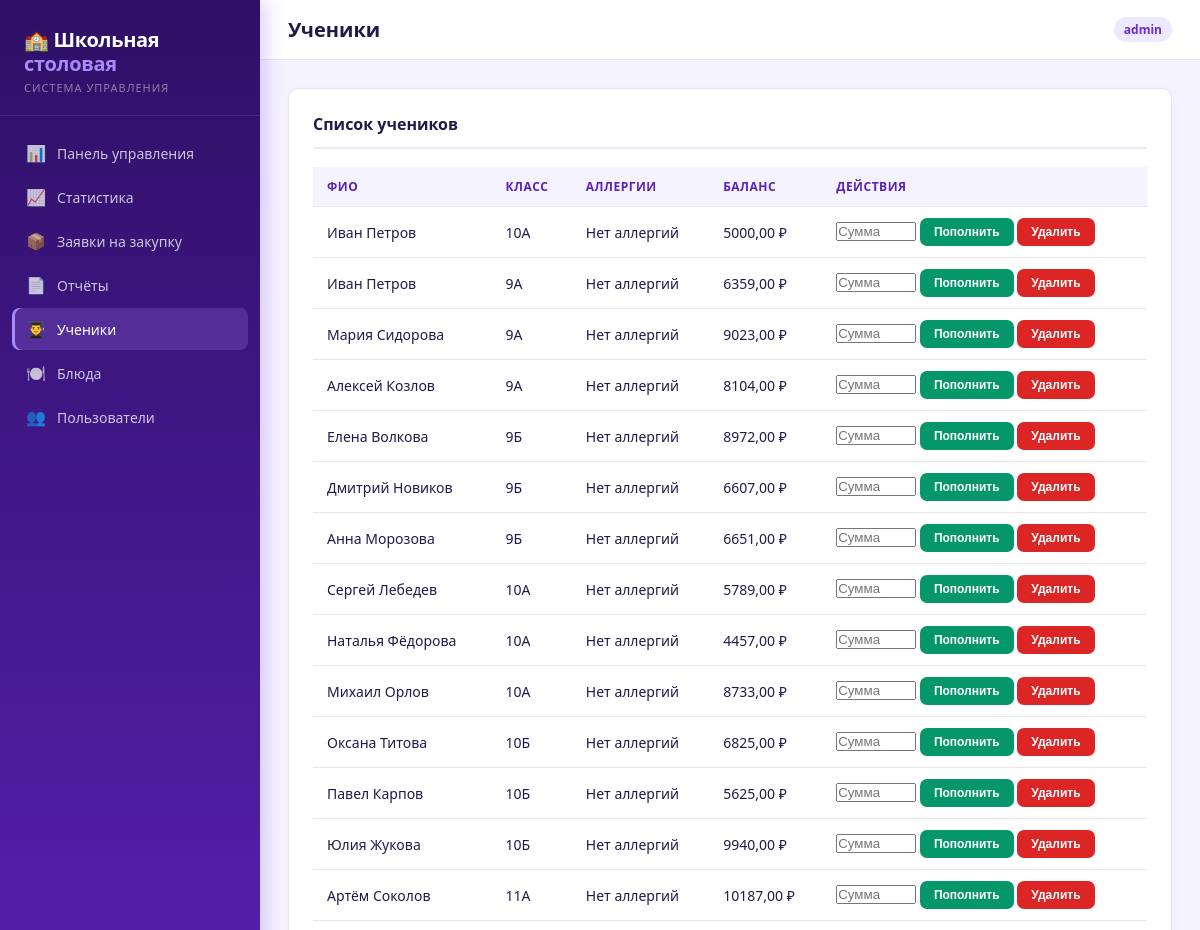
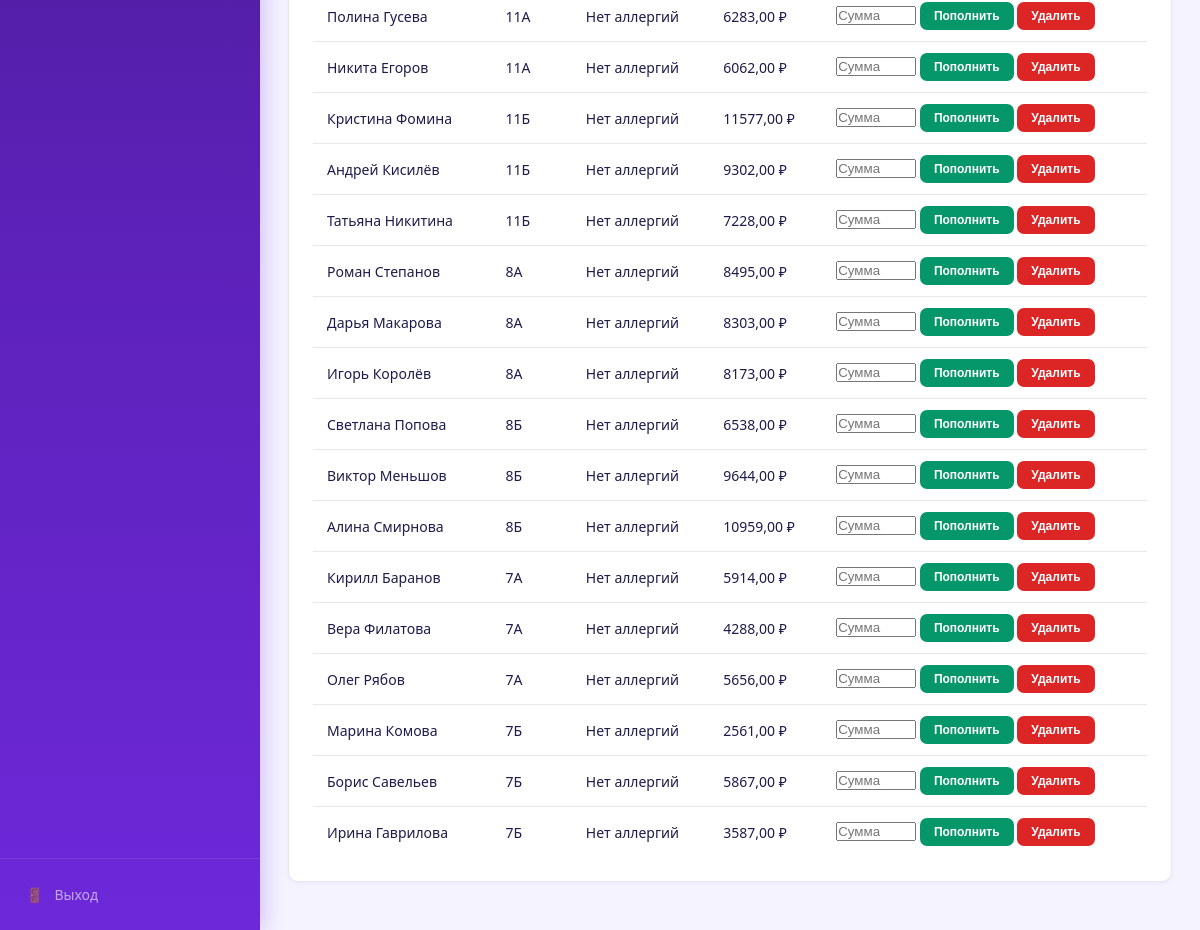
The app's page /students/ (signed in) with its own data (2 pictures, top to bottom).
### canteen/models.py (models this page shows, shortened)
class StudentProfile(models.Model):
    ALLERGY_CHOICES = [
        ('none', 'Нет аллергий'),
        ('milk', 'Молочные продукты'),
        ('gluten', 'Глютен'),
        ('nuts', 'Орехи'),
        ('eggs', 'Яйца'),
        ('fish', 'Рыба'),
        ('other', 'Другое'),
    ]
    user = models.OneToOneField(User, on_delete=models.CASCADE, verbose_name='Пользователь')
    class_name = models.CharField('Класс', max_length=10)
    allergies = models.CharField('Аллергии', max_length=20, choices=ALLERGY_CHOICES, default='none')
    other_allergies = models.TextField('Другие аллергии', blank=True)
    dietary_preferences = models.TextField('Пищевые предпочтения', blank=True)
    balance = models.DecimalField('Баланс', max_digits=10, decimal_places=2, default=0)
    class Meta:
        verbose_name = 'Профиль ученика'
        verbose_name_plural = 'Профили учеников'

### canteen/views.py (the view, shortened to what this page needs)
# urls.py: path('students/', views.admin_students, name='admin_students'),
@login_required
@user_passes_test(is_admin)
def admin_students(request):
    students = StudentProfile.objects.select_related('user').all()
    return render(request, 'canteen/admin/students.html', {'students': students})

### canteen/views.py (called while the page is built)
def is_admin(user):
    return user.is_superuser or user.is_staff

### canteen/templates/canteen/admin/students.html (shortened to what this page needs)
{% extends 'canteen/base.html' %}
{% block title %}Ученики{% endblock %}
{% block content %}
<div class="card">
    <h2>Список учеников</h2>
    <table>
        <thead><tr><th>ФИО</th><th>Класс</th><th>Аллергии</th><th>Баланс</th><th>Действия</th></tr></thead>
        <tbody>
            {% for student in students %}
            <tr>
                <td>{{ student.user.get_full_name|default:student.user.username }}</td>
                <td>{{ student.class_name }}</td>
                <td>{{ student.get_allergies_display }}</td>
                <td>{{ student.balance }} ₽</td>
                <td>
                    <form method="post" style="display:inline">
                        <input type="number" name="amount" step="100" placeholder="Сумма" style="width:80px" required>
                        <button type="submit" name="action" value="add_balance" class="btn btn-success" style="font-size:12px">Пополнить</button>
                        <button type="submit" name="action" value="delete" class="btn btn-danger" style="font-size:12px" onclick="return confirm('Удалить?')">Удалить</button>
                    </form>
                </td>
            </tr>
            {% empty %}
            <tr><td colspan="5">Нет учеников</td></tr>
            {% endfor %}
        </tbody>
    </table>
</div>
{% endblock %}

### canteen/templates/canteen/base.html (shortened to what this page needs)
<!DOCTYPE html>
<html lang="ru">
<head>
</head>
<body>
    <aside class="sidebar">
        <div class="sidebar-brand">
            <div class="logo">🏫 Школьная<span> столовая</span></div>
            <div class="subtitle">Система управления</div>
        </div>
        <nav class="sidebar-nav">
            <a href="/dashboard/"  {% if request.path == '/dashboard/'         %}class="active"{% endif %}><span class="icon">📊</span>Панель управления</a>
            <a href="/statistics/" {% if request.path == '/statistics/'         %}class="active"{% endif %}><span class="icon">📈</span>Статистика</a>
            <a href="/purchase-requests/" {% if request.path == '/purchase-requests/' %}class="active"{% endif %}><span class="icon">📦</span>Заявки на закупку</a>
            <a href="/reports/"    {% if request.path == '/reports/'            %}class="active"{% endif %}><span class="icon">📄</span>Отчёты</a>
            <a href="/students/"   {% if request.path == '/students/'           %}class="active"{% endif %}><span class="icon">👨‍🎓</span>Ученики</a>
            <a href="/dishes/"     {% if request.path == '/dishes/'             %}class="active"{% endif %}><span class="icon">🍽️</span>Блюда</a>
            <a href="/users/"      {% if request.path == '/users/'              %}class="active"{% endif %}><span class="icon">👥</span>Пользователи</a>
        </nav>
        <div class="sidebar-footer">
            <a href="/logout/"><span class="icon">🚪</span>Выход</a>
        </div>
    </aside>
    <div class="main">
        <div class="topbar">
            <h1>{% block title %}Панель управления{% endblock %}</h1>
            {% if user.is_authenticated %}
            <span class="badge">{{ user.username }}</span>
            {% endif %}
        </div>
        <div class="page-content">
            {% block content %}{% endblock %}
        </div>
    </div>
</body>
</html>

### canteen/templates/canteen/base.html (style rules this page uses)
*, *::before, *::after { margin: 0; padding: 0; box-sizing: border-box; }
:root { --purple-950: #2e1065; --purple-900: #4a1d96; --purple-800: #5b21b6; --purple-700: #6d28d9; --purple-600: #7c3aed; --purple-500: #8b5cf6; --purple-400: #a78bfa; --purple-200: #ddd6fe; --purple-100: #ede9fe; --purple-50: #f5f3ff; --bg: #f5f3ff; --card-bg: #ffffff; --text: #1e1b4b; --text-muted: #6b7280; --border: #e5e7eb; --radius: 10px; --sidebar-w: 260px; }
body { font-family: 'Segoe UI', Arial, sans-serif; background: var(--bg); color: var(--text); min-height: 100vh; }
.sidebar { position: fixed; left: 0; top: 0; width: var(--sidebar-w); height: 100%; background: linear-gradient(180deg, var(--purple-950) 0%, var(--purple-800) 60%, var(--purple-700) 100%); display: flex; flex-direction: column; padding: 0; overflow: hidden; box-shadow: 4px 0 20px rgba(109,40,217,0.25); z-index: 100; }
.sidebar-brand { padding: 28px 24px 20px; border-bottom: 1px solid rgba(255,255,255,0.1); }
.sidebar-brand .logo { font-size: 20px; font-weight: 700; color: #fff; letter-spacing: -0.3px; line-height: 1.2; }
.sidebar-brand .logo span { color: var(--purple-400); }
.sidebar-brand .subtitle { font-size: 11px; color: rgba(255,255,255,0.45); margin-top: 4px; text-transform: uppercase; letter-spacing: 1px; }
.sidebar-nav { flex: 1; padding: 16px 12px; overflow-y: auto; }
.sidebar-nav a { display: flex; align-items: center; gap: 11px; color: rgba(255,255,255,0.75); text-decoration: none; padding: 10px 14px; border-radius: 8px; font-size: 14px; font-weight: 500; margin-bottom: 2px; transition: background .18s, color .18s; }
.sidebar-nav a.active { background: rgba(167,139,250,0.22); color: #fff; box-shadow: inset 3px 0 0 var(--purple-400); }
.sidebar-nav .icon { font-size: 16px; width: 20px; text-align: center; }
.sidebar-footer { padding: 16px 12px; border-top: 1px solid rgba(255,255,255,0.1); }
.sidebar-footer a { display: flex; align-items: center; gap: 11px; color: rgba(255,255,255,0.6); text-decoration: none; padding: 10px 14px; border-radius: 8px; font-size: 14px; font-weight: 500; transition: background .18s, color .18s; }
.main { margin-left: var(--sidebar-w); min-height: 100vh; display: flex; flex-direction: column; }
.topbar { background: var(--card-bg); border-bottom: 1px solid var(--border); padding: 16px 28px; display: flex; align-items: center; justify-content: space-between; position: sticky; top: 0; z-index: 10; }
.topbar h1 { font-size: 20px; font-weight: 700; color: var(--text); }
.topbar .badge { background: var(--purple-100); color: var(--purple-700); font-size: 12px; font-weight: 600; padding: 4px 10px; border-radius: 20px; }
.page-content { padding: 28px; flex: 1; }
.card { background: var(--card-bg); border: 1px solid var(--border); border-radius: var(--radius); padding: 24px; margin-bottom: 20px; box-shadow: 0 1px 4px rgba(109,40,217,0.06); }
.card h2 { font-size: 16px; font-weight: 700; color: var(--text); margin-bottom: 18px; padding-bottom: 12px; border-bottom: 2px solid var(--purple-100); }
table { width: 100%; border-collapse: collapse; font-size: 14px; }
th, td { padding: 11px 14px; text-align: left; border-bottom: 1px solid var(--border); }
th { background: var(--purple-50); color: var(--purple-800); font-weight: 600; font-size: 12px; text-transform: uppercase; letter-spacing: 0.5px; }
tbody tr:last-child td { border-bottom: none; }
.btn { display: inline-flex; align-items: center; gap: 6px; padding: 7px 14px; border: none; border-radius: 7px; cursor: pointer; font-size: 13px; font-weight: 600; text-decoration: none; transition: opacity .15s, transform .1s; }
.btn-success { background: #059669; color: white; }
.btn-danger { background: #dc2626; color: white; }

### records on screen
StudentProfile: user.get_full_name "Иван Петров", class_name "10А", allergies "Нет аллергий", balance "5000,00"
StudentProfile: user.get_full_name "Иван Петров", class_name "9А", allergies "Нет аллергий", balance "6359,00"
StudentProfile: user.get_full_name "Мария Сидорова", class_name "9А", allergies "Нет аллергий", balance "9023,00"
StudentProfile: user.get_full_name "Алексей Козлов", class_name "9А", allergies "Нет аллергий", balance "8104,00"
StudentProfile: user.get_full_name "Елена Волкова", class_name "9Б", allergies "Нет аллергий", balance "8972,00"
StudentProfile: user.get_full_name "Дмитрий Новиков", class_name "9Б", allergies "Нет аллергий", balance "6607,00"
StudentProfile: user.get_full_name "Анна Морозова", class_name "9Б", allergies "Нет аллергий", balance "6651,00"
StudentProfile: user.get_full_name "Сергей Лебедев", class_name "10А", allergies "Нет аллергий", balance "5789,00"
StudentProfile: user.get_full_name "Наталья Фёдорова", class_name "10А", allergies "Нет аллергий", balance "4457,00"
StudentProfile: user.get_full_name "Михаил Орлов", class_name "10А", allergies "Нет аллергий", balance "8733,00"
StudentProfile: user.get_full_name "Оксана Титова", class_name "10Б", allergies "Нет аллергий", balance "6825,00"
StudentProfile: user.get_full_name "Павел Карпов", class_name "10Б", allergies "Нет аллергий", balance "5625,00"
StudentProfile: user.get_full_name "Юлия Жукова", class_name "10Б", allergies "Нет аллергий", balance "9940,00"
StudentProfile: user.get_full_name "Артём Соколов", class_name "11А", allergies "Нет аллергий", balance "10187,00"
StudentProfile: user.get_full_name "Полина Гусева", class_name "11А", allergies "Нет аллергий", balance "6283,00"
StudentProfile: user.get_full_name "Никита Егоров", class_name "11А", allergies "Нет аллергий", balance "6062,00"
StudentProfile: user.get_full_name "Кристина Фомина", class_name "11Б", allergies "Нет аллергий", balance "11577,00"
StudentProfile: user.get_full_name "Андрей Кисилёв", class_name "11Б", allergies "Нет аллергий", balance "9302,00"
StudentProfile: user.get_full_name "Татьяна Никитина", class_name "11Б", allergies "Нет аллергий", balance "7228,00"
StudentProfile: user.get_full_name "Роман Степанов", class_name "8А", allergies "Нет аллергий", balance "8495,00"
StudentProfile: user.get_full_name "Дарья Макарова", class_name "8А", allergies "Нет аллергий", balance "8303,00"
StudentProfile: user.get_full_name "Игорь Королёв", class_name "8А", allergies "Нет аллергий", balance "8173,00"
StudentProfile: user.get_full_name "Светлана Попова", class_name "8Б", allergies "Нет аллергий", balance "6538,00"
StudentProfile: user.get_full_name "Виктор Меньшов", class_name "8Б", allergies "Нет аллергий", balance "9644,00"
StudentProfile: user.get_full_name "Алина Смирнова", class_name "8Б", allergies "Нет аллергий", balance "10959,00"
StudentProfile: user.get_full_name "Кирилл Баранов", class_name "7А", allergies "Нет аллергий", balance "5914,00"
StudentProfile: user.get_full_name "Вера Филатова", class_name "7А", allergies "Нет аллергий", balance "4288,00"
StudentProfile: user.get_full_name "Олег Рябов", class_name "7А", allergies "Нет аллергий", balance "5656,00"
StudentProfile: user.get_full_name "Марина Комова", class_name "7Б", allergies "Нет аллергий", balance "2561,00"
StudentProfile: user.get_full_name "Борис Савельев", class_name "7Б", allergies "Нет аллергий", balance "5867,00"
StudentProfile: user.get_full_name "Ирина Гаврилова", class_name "7Б", allergies "Нет аллергий", balance "3587,00"

### other values on screen
{{ user.username }} "admin"
